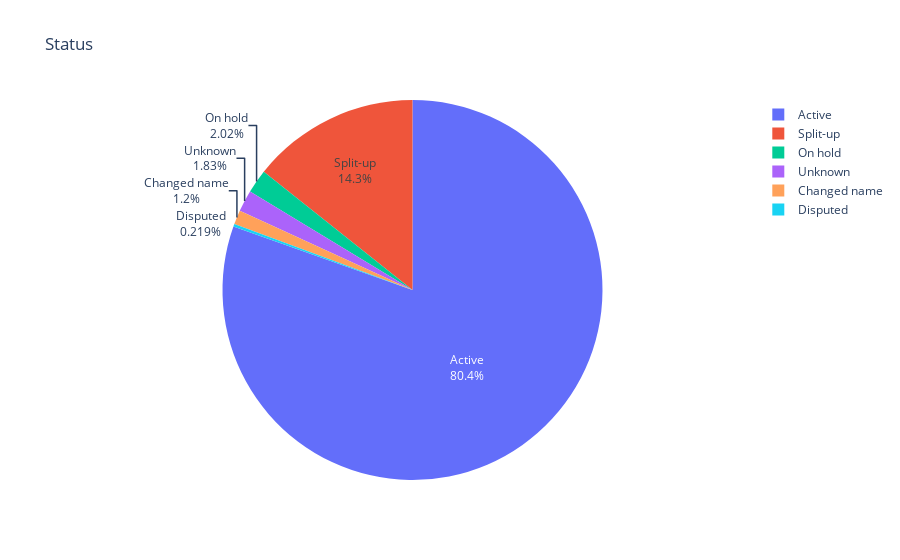

Notebook code for this chart:
### Code cell
data_plot = go.Pie(labels=data['status'].value_counts().index,
                   values=data['status'].value_counts(),
                   hoverinfo='label+percent',
                   text=data['status'].value_counts().index
),
layout = go.Layout(title='Status',     
                    hovermode='closest'
)
    
fig = go.Figure(data=data_plot, layout=layout)
py.iplot(fig)

### Figure 1 — Plotly figure (JSON) as saved in the notebook; plotly's stock layout.template omitted (floating-point values rounded to 4 significant figures)
{"data": [{"hoverinfo": "label+percent", "labels": ["Active", "Split-up", "On hold", "Unknown", "Changed name", "Disputed"], "text": ["Active", "Split-up", "On hold", "Unknown", "Changed name", "Disputed"], "type": "pie", "values": [17299, 3078, 434, 394, 258, 47]}], "layout": {"hovermode": "closest", "title": {"text": "Status"}}}
